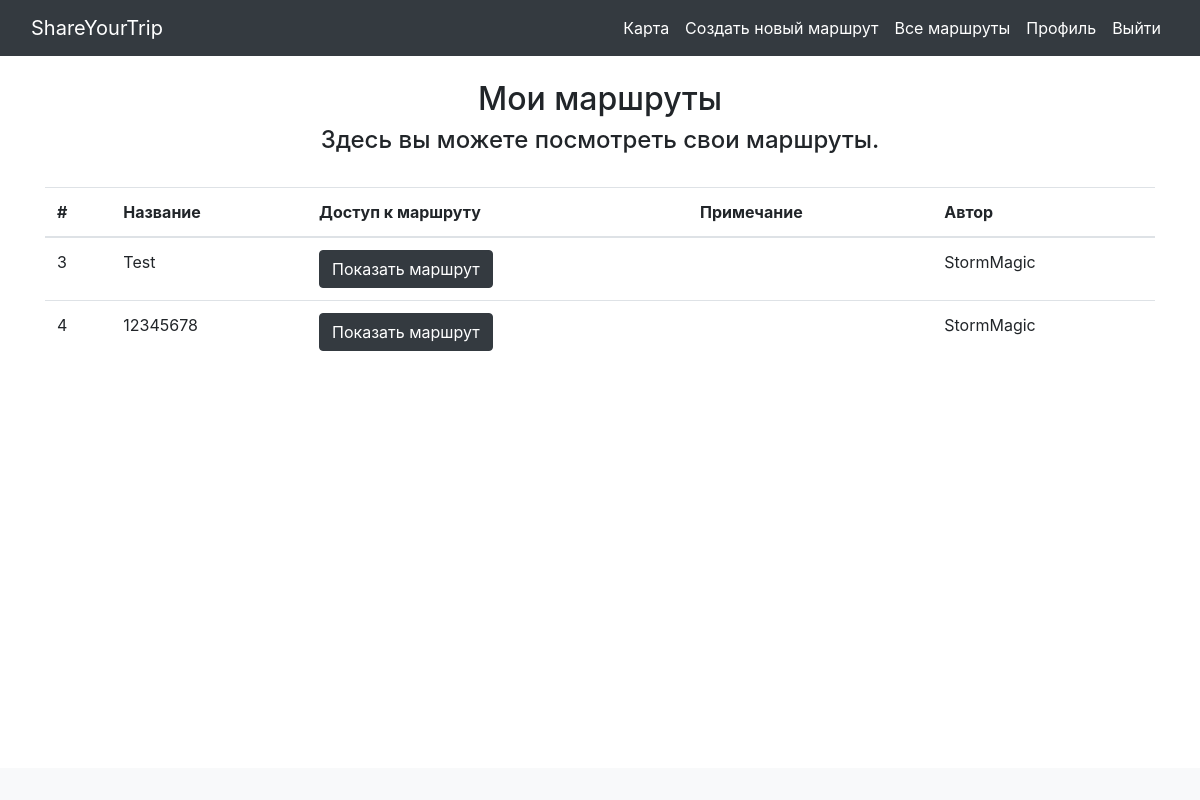
The app's page /my_routes/1 (signed in), older data.
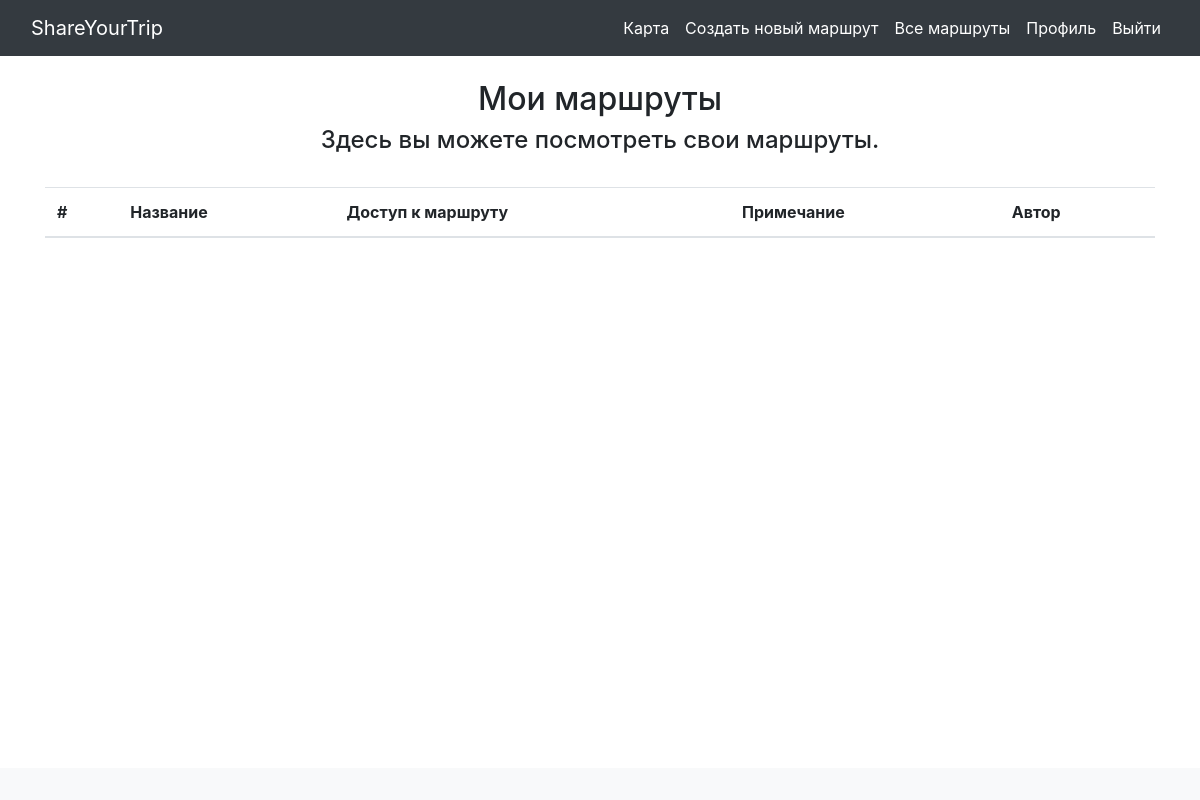
The same page, newer data.
### data/routes.py (models this page shows)
class Route(SqlAlchemyBase):
    __tablename__ = 'routes'
    id = sqlalchemy.Column(sqlalchemy.Integer, primary_key=True,
                                               autoincrement=True)
    name = sqlalchemy.Column(sqlalchemy.String)
    coordinates = sqlalchemy.Column(sqlalchemy.String)
    time_hours = sqlalchemy.Column(sqlalchemy.Float)
    budget = sqlalchemy.Column(sqlalchemy.Float)
    remarks = sqlalchemy.Column(sqlalchemy.String)
    author = sqlalchemy.Column(sqlalchemy.Integer, sqlalchemy.ForeignKey('users.id'))

### data/users.py (models this page shows, shortened)
class User(SqlAlchemyBase, UserMixin, SerializerMixin):
    __tablename__ = 'users'
    id = sqlalchemy.Column(sqlalchemy.Integer, nullable=False,
                                               primary_key=True,
                                               autoincrement=True)
    login = sqlalchemy.Column(sqlalchemy.String)
    hashed_password = sqlalchemy.Column(sqlalchemy.String)

### main.py (the view)
@login_required
@app.route("/my_routes/<int:id_author>")
def my_routes(id_author):
    db_sess = db_session.create_session()
    routes = db_sess.query(Route).filter(Route.author == id_author).all()
    return render_template("my_routes.html", title="Мои маршруты",
                           r=routes)

### data/db_session.py (called while the page is built)
def create_session() -> Session:
    global __factory
    return __factory()

### main.py (called while the page is built)
@login_manager.user_loader
def load_user(user_id):
    db_sess = db_session.create_session()
    return db_sess.query(User).get(user_id)

### templates/my_routes.html
{% extends 'base.html' %}
{% block content %}
<div class="container mt-4 mb-4">
    <h2 class="text-center">Мои маршруты</h2>
    <h4 class="text-center">Здесь вы можете посмотреть свои маршруты.</h4><br>
    <table class="table">
        <thead>
            <tr>
                <th scope="col">#</th>
                <th scope="col">Название</th>
                <th scope="col">Доступ к маршруту</th>
                <th scope="col">Примечание</th>
                <th scope="col">Автор</th>
            </tr>
        </thead>
        <tbody>
            {% for route in r %}
            <tr>
                <td>{{ route.id }}</td>
                <td>{{ route.name }}</td>
                <td><a class="btn btn-dark" href="/route/{{ route.id }}">Показать маршрут</a></td>
                <td>{{ route.remarks }}</td>
                <td>{{ current_user.login }}</td>
            </tr>
            {% endfor %}
        </tbody>
    </table>
</div>
{% endblock %}

Row changes from the older to the newer data that the page shows:
removed Route: id "3", name "Test"
no longer on this page (row unchanged): User: login "StormMagic"
removed Route: id "4", name "12345678"
